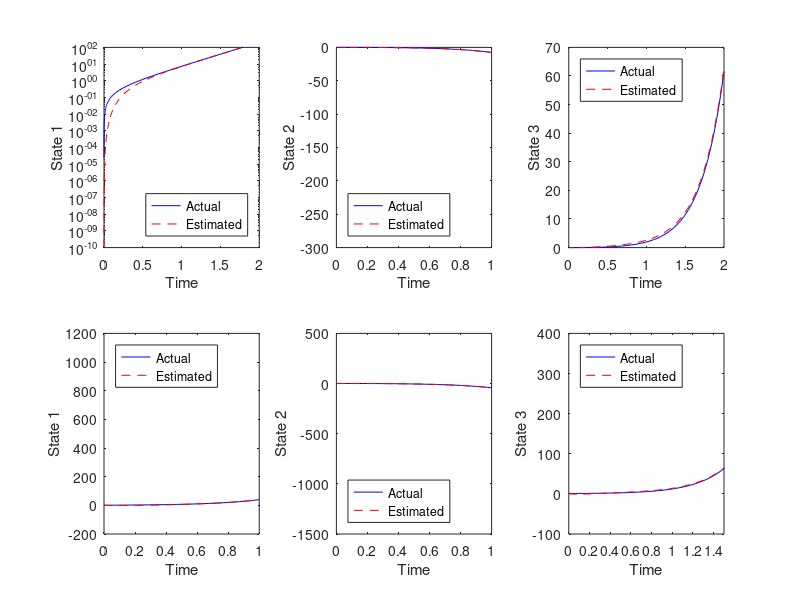

Recreate this plot in MATLAB. (Note: this script raises an error after producing the figure.)

function redo
close all;

A = [3 0 1; -3 1 0; 1 0 0 ];
B = [1;0;0];
C = [0 1 0];

%check observability
Wo = obsv(A, C);
disp('rank Wo is: ');
disp(rank(Wo));

%pole placement
L = (place(A', C', [-2 -4 -6]))';
disp('L is: ');
disp(L);

%check eigenvalues
disp('Eigenvalues of A-LC are: ');
disp(eig(A-L*C));


%%%%%%%%%%% Plotting Zero State Response %%%%%%%%%%%
[t1,z1] = ode45(@ss1, [0 2], [0 0 0]);
[t2,z2] = ode45(@sserror, [0 2], [0 0 0]);
zerror = interp1(t2, z2, t1);
zhat = z1-zerror;
figure;
subplot(2,3,1); semilogy(t1, z1(:,1), 'b'); hold on;
subplot(2,3,1); semilogy(t1, zhat(:,1), '--r');
xlabel('Time');
ylabel('State 1');
ylim([10.^(-10) 10.^2]);
legend('Actual','Estimated', 'Location', 'southeast');

subplot(2,3,2); plot(t1, z1(:,2), 'b'); hold on;
subplot(2,3,2); plot(t1, zhat(:,2), '--r');
xlabel('Time');
ylabel('State 2');
xlim([0 1]);
legend('Actual','Estimated', 'Location', 'southwest');

subplot(2,3,3); plot(t1, z1(:,3), 'b'); hold on;
subplot(2,3,3); plot(t1, zhat(:,3), '--r');
xlabel('Time');
ylabel('State 3');
xlim([0 2]);
legend('Actual','Estimated', 'Location', 'northwest');


%%%%%%%%%%%%%%%%%% Plotting IC response %%%%%%%%%%%%%
clear all;
[t1,z1] = ode45(@ss1, [0 2], [1 1 1]);
[t2,z2] = ode45(@sserror, [0 2], [1 1 1]);
zerror = interp1(t2, z2, t1);
zhat = z1-zerror;
subplot(2,3,4); plot(t1, z1(:,1), 'b'); hold on;
subplot(2,3,4); plot(t1, zhat(:,1), '--r');
xlabel('Time');
ylabel('State 1');
xlim([0 1]);
legend('Actual','Estimated', 'Location', 'northwest');

subplot(2,3,5); plot(t1, z1(:,2), 'b'); hold on;
subplot(2,3,5); plot(t1, zhat(:,2), '--r');
xlabel('Time');
ylabel('State 2');
xlim([0 1]);
legend('Actual','Estimated', 'Location', 'southwest');

subplot(2,3,6); plot(t1, z1(:,3), 'b'); hold on;
subplot(2,3,6); plot(t1, zhat(:,3), '--r');
xlabel('Time');
ylabel('State 3');
xlim([0 1.5]);
legend('Actual','Estimated', 'Location', 'northwest');
suptitle({'Plots of All System States;','Actual vs. Estimator','Zero State and IC Responses'})


%%%%%%%%%%%%%%%% Plotting Error %%%%%%%%%%%%%
[t2,z2] = ode45(@sserror, [0 30], [0 0 0]);
figure;
subplot(1,3,1); plot(t2,z2(:,1));
xlabel('Time')
ylabel('State 1');
subplot(1,3,2); plot(t2,z2(:,2));
xlabel('Time')
ylabel('State 2');
subplot(1,3,3); plot(t2,z2(:,3));
xlabel('Time')
ylabel('State 3');
suptitle('Error in Estimator')

end

function zprime = ss1(t,z)
    A = [3 0 1; -3 1 0; 1 0 0 ];
    B = [1;0;0];
    zprime = A*z+B;
end
function error = sserror(t,z)
    A = [3 0 1; -3 1 0; 1 0 0 ];
    B = [1;0;0];
    C = [0 1 0];
    L = (place(A', C', [-2 -4 -6]))';    
    Ao = (A-L*C);
    error = Ao*z +B;
end
